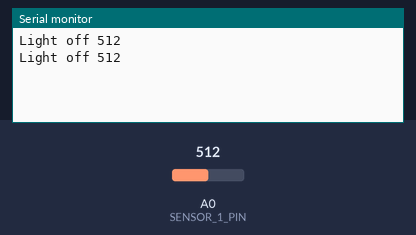
Bench run of a sketch on a simulated Arduino Uno, built with avr-gcc and run on an emulated ATmega328P. Parts: the last lines printed to the serial monitor. Inputs (shaded band) come from the test bench; at power-on: A0 (SENSOR_1_PIN) = 512.

Above: at 1.2 s.
1.3 s: A0 (SENSOR_1_PIN) set to 990
At 2.5 s:
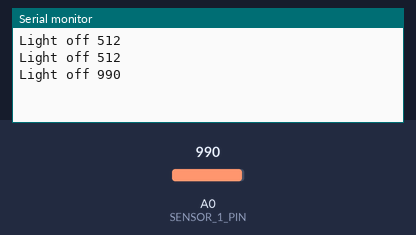
2.8 s: A0 (SENSOR_1_PIN) set to 1009
At 3.8 s:
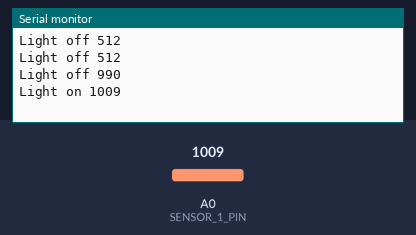

Measured:
- the behaviour switches between 1000 and 1001 on A0 (SENSOR_1_PIN) (found by bisection; images 1 and 2)
- after the input at 1.3 s, the serial monitor: prints a new line after 0.70 s (image 1)
- after the input at 2.8 s, the serial monitor: prints a new line after 0.20 s (image 2)

The sketch:

lightcontrol.ino
```cpp
#define SENSOR_1_PIN A0
#define SENSOR_1_OUTPUT 3


bool autolight= true;

String sCommand = "";


void setup() {

  Serial.begin(9600);
  pinMode(SENSOR_1_OUTPUT, OUTPUT);

}


void loop() {

  sCommand = "";
   while(Serial.available())
   {
     sCommand=Serial.readString();
   }

   if(sCommand != "" )
   {
    if(sCommand=="on"){
      autolight=true;
      }
      else if(sCommand=="off"){
        autolight=false;

        }

   }
  int SENSOR_1_VALUE = analogRead(SENSOR_1_PIN);


  if(autolight){
  if(SENSOR_1_VALUE>1000) //어둡다=라이트켜야됨

  {

    Serial.println("Light on " + String(SENSOR_1_VALUE));

    digitalWrite(SENSOR_1_OUTPUT, HIGH);

    }

  else  //밝음=라이트꺼야됨

  {

    Serial.println("Light off " + String(SENSOR_1_VALUE));

    digitalWrite(SENSOR_1_OUTPUT, LOW);

    }


  delay(1000);
  }
}
```

serial.cpp
```cpp
// (licence header left out)
// just that the Arduino IDE doesnt compile these files.
#ifdef RaspberryPi

//include system librarys
#include <stdio.h> //for printf
#include <stdint.h> //uint8_t definitions
#include <stdlib.h> //for exit(int);
#include <string.h> //for errno
#include <errno.h> //error output

//wiring Pi
#include <wiringPi.h>
#include <wiringSerial.h>

// Find Serial device on Raspberry with ~ls /dev/tty*
// ARDUINO_UNO "/dev/ttyACM0"
// FTDI_PROGRAMMER "/dev/ttyUSB0"
// HARDWARE_UART "/dev/ttyAMA0"
char device[] = "/dev/ttyACM0";
// filedescriptor
int fd;
unsigned long baud = 9600;
unsigned long time = 0;

//prototypes
int main(void);
void loop(void);
void setup(void);

void setup(){

	printf("%s \n", "Raspberry Startup!");
	fflush(stdout);

	//get filedescriptor
	if ((fd = serialOpen(device, baud)) < 0){
		fprintf(stderr, "Unable to open serial device: %s\n", strerror(errno));
		exit(1); //error
	}

	//setup GPIO in wiringPi mode
	if (wiringPiSetup() == -1){
		fprintf(stdout, "Unable to start wiringPi: %s\n", strerror(errno));
		exit(1); //error
	}

}

void loop(){
	if (millis() - time >= 1000){
		serialPuts(fd, "Pong!\n");
		serialPutchar(fd, 65);
		time = millis();
	}

	// read signal
	if (serialDataAvail(fd)){
		char newChar = serialGetchar(fd);
		printf("%c", newChar);
		fflush(stdout);
	}

}

// main function for normal c++ programs on Raspberry
int main(){
	setup();
	while (1) loop();
	return 0;
}

#endif //#ifdef RaspberryPi
```
